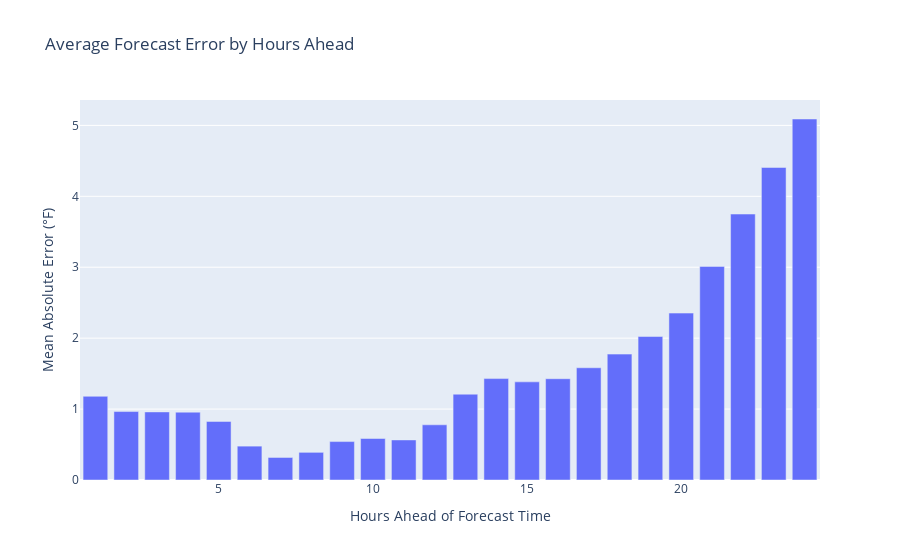
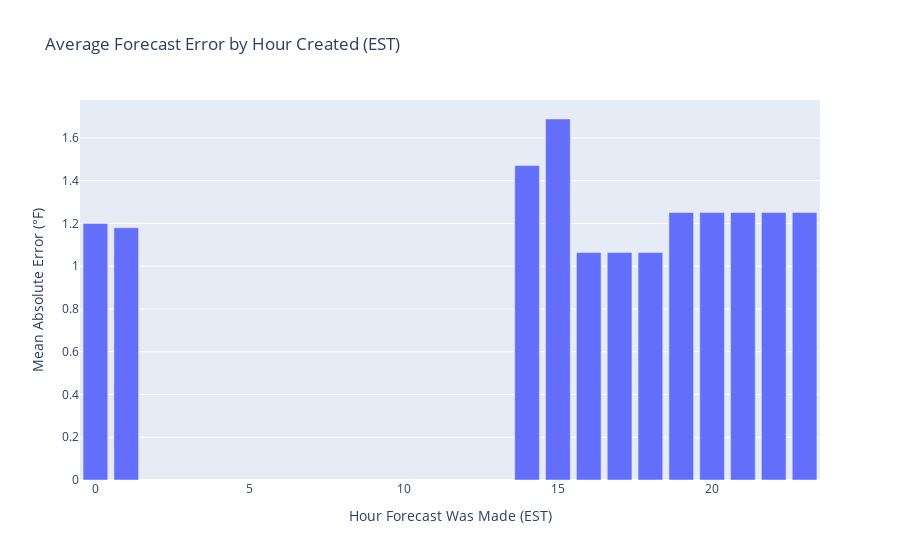
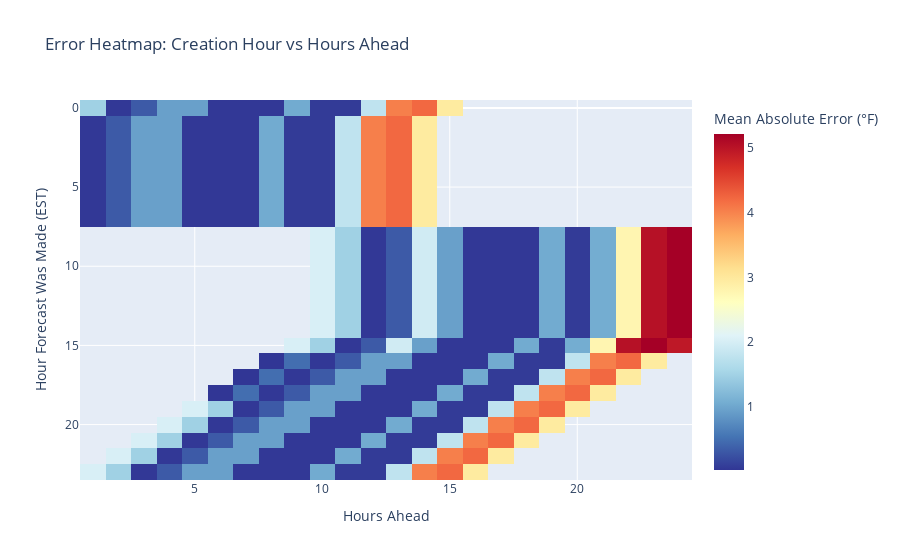

Write notebook code for charts like these, in order.
### Code cell
import plotly.express as px
import plotly.graph_objects as go
from plotly.subplots import make_subplots

def analyze_forecast_accuracy(df_forecasts, df_observations, grouped_forecasts):
    """Analyze and visualize forecast accuracy."""
    accuracy_data = []
    
    for forecast_time_hour, group in grouped_forecasts:
        hour_observations = df_observations[
            (df_observations['observed_time'] >= forecast_time_hour) &
            (df_observations['observed_time'] < forecast_time_hour + timedelta(hours=1))
        ]
        
        if not hour_observations.empty:
            actual_temp = hour_observations['temperature'].mean()
            
            for _, forecast in group.iterrows():
                hours_ahead = (forecast_time_hour - forecast['created_at']).total_seconds() / 3600
                error = forecast['temperature'] - actual_temp
                accuracy_data.append({
                    'forecast_time': forecast_time_hour,
                    'created_at': forecast['created_at'],
                    'created_hour': forecast['created_at'].hour,
                    'hours_ahead': round(hours_ahead),  # Round to nearest hour
                    'error': error,
                    'actual_temp': actual_temp,
                    'forecast_temp': forecast['temperature'],
                    'error_magnitude': abs(error)
                })
    
    df_accuracy = pd.DataFrame(accuracy_data)
    
    # 1. Average error by how many hours ahead the forecast was made
    hours_ahead_mae = df_accuracy.groupby('hours_ahead')['error_magnitude'].agg(['mean', 'count']).reset_index()
    fig1 = px.bar(hours_ahead_mae,
                  x='hours_ahead',
                  y='mean',
                  title='Average Forecast Error by Hours Ahead',
                  labels={'hours_ahead': 'Hours Ahead of Forecast Time',
                         'mean': 'Mean Absolute Error (°F)'},
                  hover_data=['count'])  # Show number of forecasts for each bar
    fig1.show()
    
    # 2. Average error by creation hour
    created_hour_mae = df_accuracy.groupby('created_hour')['error_magnitude'].mean().reset_index()
    fig2 = px.bar(created_hour_mae,
                  x='created_hour',
                  y='error_magnitude',
                  title='Average Forecast Error by Hour Created (EST)',
                  labels={'created_hour': 'Hour Forecast Was Made (EST)',
                         'error_magnitude': 'Mean Absolute Error (°F)'})
    fig2.show()
    
    # 3. Heatmap showing error by creation hour and hours ahead
    pivot_data = df_accuracy.pivot_table(
        values='error_magnitude',
        index='created_hour',
        columns='hours_ahead',
        aggfunc='mean'
    )
    
    fig3 = px.imshow(pivot_data,
                     title='Error Heatmap: Creation Hour vs Hours Ahead',
                     labels=dict(x='Hours Ahead', 
                               y='Hour Forecast Was Made (EST)', 
                               color='Mean Absolute Error (°F)'),
                     aspect='auto',
                     color_continuous_scale='RdYlBu_r')
    fig3.show()
    
    # 4. Summary statistics by forecast horizon
    print("\nSummary Statistics by Forecast Horizon:")
    horizons = [0, 6, 12, 24, 48, 72]  # Different forecast horizons to analyze
    for i in range(len(horizons)-1):
        mask = (df_accuracy['hours_ahead'] >= horizons[i]) & (df_accuracy['hours_ahead'] < horizons[i+1])
        mae = df_accuracy[mask]['error_magnitude'].mean()
        count = mask.sum()
        print(f"{horizons[i]}-{horizons[i+1]} hours ahead: {mae:.2f}°F (n={count})")
    
    return df_accuracy

# Run the analysis
df_accuracy = analyze_forecast_accuracy(df_forecasts, df_observations, grouped_forecasts)

### Figure 1 — Plotly figure (JSON) as saved in the notebook; plotly's stock layout.template omitted (floating-point values rounded to 4 significant figures)
{"data": [{"alignmentgroup": "True", "customdata": [[3], [4], [5], [6], [7], [8], [9], [10], [11], [12], [12], [12], [12], [12], [11], [10], [9], [8], [7], [6], [5], [4], [3], [2]], "hovertemplate": "Hours Ahead of Forecast Time=%{x}<br>Mean Absolute Error (°F)=%{y}<br>count=%{customdata[0]}<extra></extra>", "legendgroup": "", "marker": {"color": "#636efa", "pattern": {"shape": ""}}, "name": "", "offsetgroup": "", "orientation": "v", "showlegend": false, "textposition": "auto", "type": "bar", "x": [1, 2, 3, 4, 5, 6, 7, 8, 9, 10, 11, 12, 13, 14, 15, 16, 17, 18, 19, 20, 21, 22, 23, 24], "xaxis": "x", "y": [1.18, 0.965, 0.96, 0.9567, 0.8257, 0.4775, 0.3178, 0.39, 0.5418, 0.585, 0.565, 0.7783, 1.21, 1.43, 1.384, 1.428, 1.582, 1.775, 2.023, 2.353, 3.012, 3.75, 4.407, 5.09], "yaxis": "y"}], "layout": {"barmode": "relative", "legend": {"tracegroupgap": 0}, "title": {"text": "Average Forecast Error by Hours Ahead"}, "xaxis": {"anchor": "y", "domain": [0, 1], "title": {"text": "Hours Ahead of Forecast Time"}}, "yaxis": {"anchor": "x", "domain": [0, 1], "title": {"text": "Mean Absolute Error (°F)"}}}}

### Figure 2 — Plotly figure (JSON) as saved in the notebook; plotly's stock layout.template omitted (floating-point values rounded to 4 significant figures)
{"data": [{"alignmentgroup": "True", "hovertemplate": "Hour Forecast Was Made (EST)=%{x}<br>Mean Absolute Error (°F)=%{y}<extra></extra>", "legendgroup": "", "marker": {"color": "#636efa", "pattern": {"shape": ""}}, "name": "", "offsetgroup": "", "orientation": "v", "showlegend": false, "textposition": "auto", "type": "bar", "x": [0, 1, 14, 15, 16, 17, 18, 19, 20, 21, 22, 23], "xaxis": "x", "y": [1.2, 1.18, 1.471, 1.689, 1.064, 1.064, 1.064, 1.251, 1.251, 1.251, 1.251, 1.251], "yaxis": "y"}], "layout": {"barmode": "relative", "legend": {"tracegroupgap": 0}, "title": {"text": "Average Forecast Error by Hour Created (EST)"}, "xaxis": {"anchor": "y", "domain": [0, 1], "title": {"text": "Hour Forecast Was Made (EST)"}}, "yaxis": {"anchor": "x", "domain": [0, 1], "title": {"text": "Mean Absolute Error (°F)"}}}}

### Figure 3 — Plotly figure (JSON) as saved in the notebook; plotly's stock layout.template omitted (floating-point values rounded to 4 significant figures; data arrays with more than 128 entries replaced by an {"elided": "..."} marker saying what was removed)
{"data": [{"coloraxis": "coloraxis", "hovertemplate": "Hours Ahead: %{x}<br>Hour Forecast Was Made (EST): %{y}<br>Mean Absolute Error (°F): %{z}<extra></extra>", "name": "0", "type": "heatmap", "x": [1, 2, 3, 4, 5, 6, 7, 8, 9, 10, 11, 12, 13, 14, 15, 16, 17, 18, 19, 20, 21, 22, 23, 24], "xaxis": "x", "y": [0, 1, 14, 15, 16, 17, 18, 19, 20, 21, 22, 23], "yaxis": "y", "z": {"elided": "12x24 float values"}}], "layout": {"coloraxis": {"colorbar": {"title": {"text": "Mean Absolute Error (°F)"}}, "colorscale": [[0, "rgb(49,54,149)"], [0.1, "rgb(69,117,180)"], [0.2, "rgb(116,173,209)"], [0.3, "rgb(171,217,233)"], [0.4, "rgb(224,243,248)"], [0.5, "rgb(255,255,191)"], [0.6, "rgb(254,224,144)"], [0.7, "rgb(253,174,97)"], [0.8, "rgb(244,109,67)"], [0.9, "rgb(215,48,39)"], [1, "rgb(165,0,38)"]]}, "title": {"text": "Error Heatmap: Creation Hour vs Hours Ahead"}, "xaxis": {"anchor": "y", "domain": [0, 1], "title": {"text": "Hours Ahead"}}, "yaxis": {"anchor": "x", "autorange": "reversed", "domain": [0, 1], "title": {"text": "Hour Forecast Was Made (EST)"}}}}
